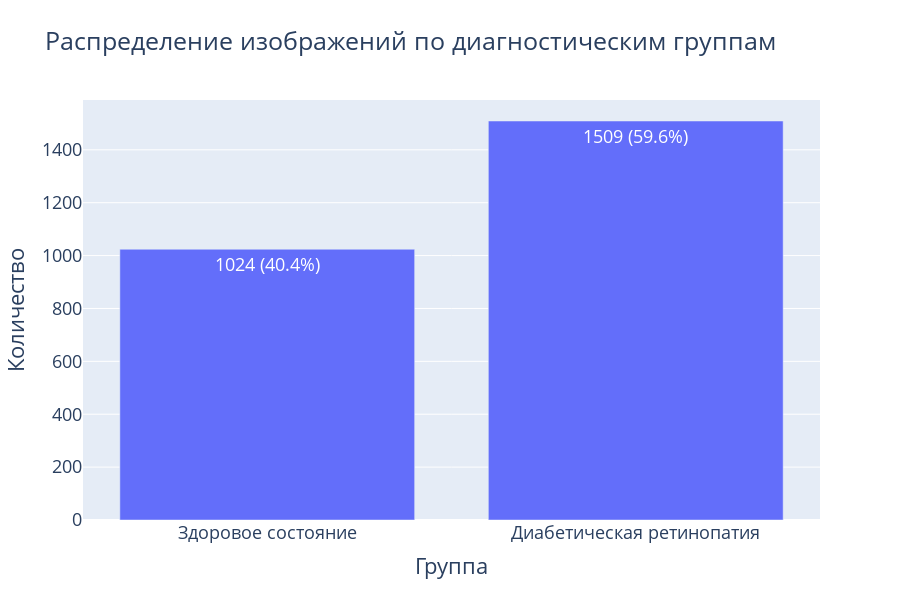

Notebook code cell kept with this figure:
### Markdown cell above
- Количество изображений и категорий совпадает с описанием датасета на его странице в Kaggle
- Все изображения одного размера 2004: на 1690 пикселей

### Code cell
import plotly.express as px
import pandas as pd

data = {
    "category": [mapping.get(k, k) for k in category_info.keys()],
    "count": list(category_info.values()),
}
df = pd.DataFrame(data)
total = df["count"].sum()
df["perc"] = df["count"] / total * 100

fig = px.bar(
    df,
    x="category",
    y="count",
    text=df.apply(lambda row: f"{row['count']} ({row['perc']:.1f}%)", axis=1),
    title="Распределение изображений по диагностическим группам",
    labels={"category": "Группа", "count": "Количество"},
    height=600,
)

fig.update_layout(uniformtext_minsize=16,
                  uniformtext_mode="hide", font=dict(size=18))
fig.show()

### Figure 1 — Plotly figure (JSON) as saved in the notebook; plotly's stock layout.template omitted (floating-point values rounded to 4 significant figures)
{"data": [{"alignmentgroup": "True", "hovertemplate": "Группа=%{x}<br>Количество=%{y}<br>text=%{text}<extra></extra>", "legendgroup": "", "marker": {"color": "#636efa", "pattern": {"shape": ""}}, "name": "", "offsetgroup": "", "orientation": "v", "showlegend": false, "text": ["1024 (40.4%)", "1509 (59.6%)"], "textposition": "auto", "type": "bar", "x": ["Здоровое состояние", "Диабетическая ретинопатия"], "xaxis": "x", "y": [1024, 1509], "yaxis": "y"}], "layout": {"barmode": "relative", "font": {"size": 18}, "height": 600, "legend": {"tracegroupgap": 0}, "title": {"text": "Распределение изображений по диагностическим группам"}, "uniformtext": {"minsize": 16, "mode": "hide"}, "xaxis": {"anchor": "y", "domain": [0, 1], "title": {"text": "Группа"}}, "yaxis": {"anchor": "x", "domain": [0, 1], "title": {"text": "Количество"}}}}
